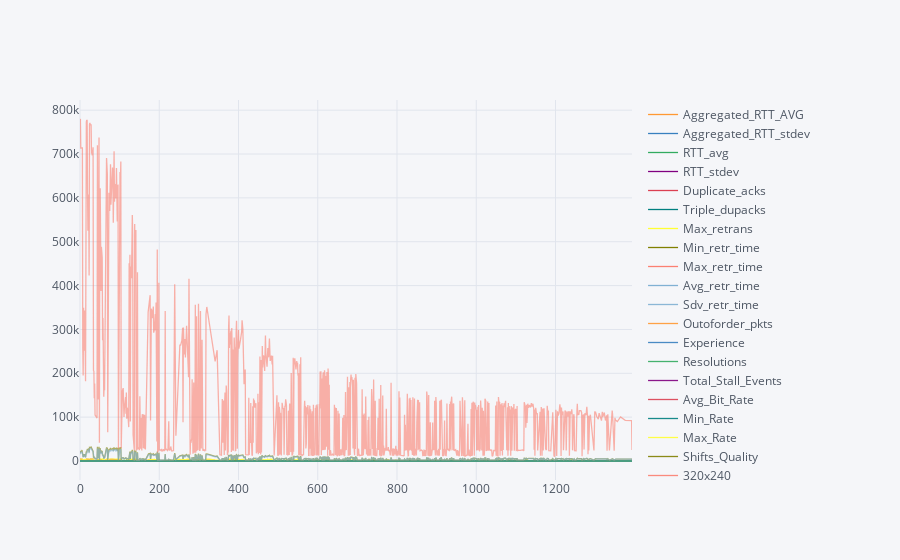

Notebook source saved alongside this figure:
### Code cell
dataset.iplot()

### Figure 1 — Plotly figure (JSON) as saved in the notebook; plotly's stock layout.template omitted (floating-point values rounded to 4 significant figures; data arrays with more than 128 entries replaced by an {"elided": "..."} marker saying what was removed)
{"data": [{"line": {"color": "rgba(255, 153, 51, 1.0)", "dash": "solid", "shape": "linear", "width": 1.3}, "mode": "lines", "name": "Aggregated_RTT_AVG", "text": "", "type": "scatter", "uid": "b8676dfb-9acd-4bae-8f81-a2488ea6470d", "x": {"elided": "1050 int values"}, "y": {"elided": "1050 float values"}}, {"line": {"color": "rgba(55, 128, 191, 1.0)", "dash": "solid", "shape": "linear", "width": 1.3}, "mode": "lines", "name": "Aggregated_RTT_stdev", "text": "", "type": "scatter", "uid": "d60fe005-26c1-42e8-834c-3f92f453c67d", "x": {"elided": "1050 int values"}, "y": {"elided": "1050 float values"}}, {"line": {"color": "rgba(50, 171, 96, 1.0)", "dash": "solid", "shape": "linear", "width": 1.3}, "mode": "lines", "name": "RTT_avg", "text": "", "type": "scatter", "uid": "57f550be-4d1b-4ebd-ad79-5910dbf0eaa7", "x": {"elided": "1050 int values"}, "y": {"elided": "1050 float values"}}, {"line": {"color": "rgba(128, 0, 128, 1.0)", "dash": "solid", "shape": "linear", "width": 1.3}, "mode": "lines", "name": "RTT_stdev", "text": "", "type": "scatter", "uid": "d9052768-fec1-46af-a6e1-4ff09d2a35cc", "x": {"elided": "1050 int values"}, "y": {"elided": "1050 float values"}}, {"line": {"color": "rgba(219, 64, 82, 1.0)", "dash": "solid", "shape": "linear", "width": 1.3}, "mode": "lines", "name": "Duplicate_acks", "text": "", "type": "scatter", "uid": "2f478c45-8a0e-4068-bf0b-20e1fa886f93", "x": {"elided": "1050 int values"}, "y": {"elided": "1050 int values"}}, {"line": {"color": "rgba(0, 128, 128, 1.0)", "dash": "solid", "shape": "linear", "width": 1.3}, "mode": "lines", "name": "Triple_dupacks", "text": "", "type": "scatter", "uid": "aad1cde5-73e1-4322-8f0a-3569d29c4feb", "x": {"elided": "1050 int values"}, "y": {"elided": "1050 int values"}}, {"line": {"color": "rgba(255, 255, 51, 1.0)", "dash": "solid", "shape": "linear", "width": 1.3}, "mode": "lines", "name": "Max_retrans", "text": "", "type": "scatter", "uid": "9bd4fcbd-59e7-455c-8de2-16c86548f9d9", "x": {"elided": "1050 int values"}, "y": {"elided": "1050 int values"}}, {"line": {"color": "rgba(128, 128, 0, 1.0)", "dash": "solid", "shape": "linear", "width": 1.3}, "mode": "lines", "name": "Min_retr_time", "text": "", "type": "scatter", "uid": "a64a3d77-9395-470c-bfa7-beebffd893e7", "x": {"elided": "1050 int values"}, "y": {"elided": "1050 int values"}}, {"line": {"color": "rgba(251, 128, 114, 1.0)", "dash": "solid", "shape": "linear", "width": 1.3}, "mode": "lines", "name": "Max_retr_time", "text": "", "type": "scatter", "uid": "a9c4d577-0b33-4cd9-b25f-871262bc4ff0", "x": {"elided": "1050 int values"}, "y": {"elided": "1050 int values"}}, {"line": {"color": "rgba(128, 177, 211, 1.0)", "dash": "solid", "shape": "linear", "width": 1.3}, "mode": "lines", "name": "Avg_retr_time", "text": "", "type": "scatter", "uid": "2c1a8505-5cb7-431c-8443-2824bf1b2ff6", "x": {"elided": "1050 int values"}, "y": {"elided": "1050 int values"}}, {"line": {"color": "rgba(128, 177, 211, 0.8999999999999999)", "dash": "solid", "shape": "linear", "width": 1.3}, "mode": "lines", "name": "Sdv_retr_time", "text": "", "type": "scatter", "uid": "4bff46bc-b8c1-41c2-be0e-764b609ead41", "x": {"elided": "1050 int values"}, "y": {"elided": "1050 int values"}}, {"line": {"color": "rgba(255, 153, 51, 0.8999999999999999)", "dash": "solid", "shape": "linear", "width": 1.3}, "mode": "lines", "name": "Outoforder_pkts", "text": "", "type": "scatter", "uid": "5bb68f5a-8c3b-469d-b3de-69b0b79b800d", "x": {"elided": "1050 int values"}, "y": {"elided": "1050 int values"}}, {"line": {"color": "rgba(55, 128, 191, 0.8999999999999999)", "dash": "solid", "shape": "linear", "width": 1.3}, "mode": "lines", "name": "Experience", "text": "", "type": "scatter", "uid": "5e6f9fcb-a978-49d8-9c92-b4c29bea4f31", "x": {"elided": "1050 int values"}, "y": {"elided": "1050 str values"}}, {"line": {"color": "rgba(50, 171, 96, 0.8999999999999999)", "dash": "solid", "shape": "linear", "width": 1.3}, "mode": "lines", "name": "Resolutions", "text": "", "type": "scatter", "uid": "07757ee9-e957-448a-a392-b0a9589793e9", "x": {"elided": "1050 int values"}, "y": {"elided": "1050 str values"}}, {"line": {"color": "rgba(128, 0, 128, 0.8999999999999999)", "dash": "solid", "shape": "linear", "width": 1.3}, "mode": "lines", "name": "Total_Stall_Events", "text": "", "type": "scatter", "uid": "8e7997c9-950e-42d3-9f8b-980bb87e2da9", "x": {"elided": "1050 int values"}, "y": {"elided": "1050 int values"}}, {"line": {"color": "rgba(219, 64, 82, 0.8999999999999999)", "dash": "solid", "shape": "linear", "width": 1.3}, "mode": "lines", "name": "Avg_Bit_Rate", "text": "", "type": "scatter", "uid": "84868337-c9bd-42e3-829b-ee897918f232", "x": {"elided": "1050 int values"}, "y": {"elided": "1050 int values"}}, {"line": {"color": "rgba(0, 128, 128, 0.8999999999999999)", "dash": "solid", "shape": "linear", "width": 1.3}, "mode": "lines", "name": "Min_Rate", "text": "", "type": "scatter", "uid": "ae471318-60ba-40c2-9665-b7fb75e8e120", "x": {"elided": "1050 int values"}, "y": {"elided": "1050 int values"}}, {"line": {"color": "rgba(255, 255, 51, 0.8999999999999999)", "dash": "solid", "shape": "linear", "width": 1.3}, "mode": "lines", "name": "Max_Rate", "text": "", "type": "scatter", "uid": "b4d2e71b-cdd6-4b04-aa24-117cbd942a4b", "x": {"elided": "1050 int values"}, "y": {"elided": "1050 int values"}}, {"line": {"color": "rgba(128, 128, 0, 0.8999999999999999)", "dash": "solid", "shape": "linear", "width": 1.3}, "mode": "lines", "name": "Shifts_Quality", "text": "", "type": "scatter", "uid": "6b2a9df4-cda5-4856-9265-bdd0aa8a69c1", "x": {"elided": "1050 int values"}, "y": {"elided": "1050 int values"}}, {"line": {"color": "rgba(251, 128, 114, 0.8999999999999999)", "dash": "solid", "shape": "linear", "width": 1.3}, "mode": "lines", "name": "320x240", "text": "", "type": "scatter", "uid": "1056ed35-c970-4a16-bd27-e3d6db29bb82", "x": {"elided": "1050 int values"}, "y": {"elided": "1050 int values"}}, {"line": {"color": "rgba(251, 128, 114, 0.7999999999999998)", "dash": "solid", "shape": "linear", "width": 1.3}, "mode": "lines", "name": "384x288", "text": "", "type": "scatter", "uid": "54fac027-865d-4ac2-8300-d18697bae007", "x": {"elided": "1050 int values"}, "y": {"elided": "1050 int values"}}, {"line": {"color": "rgba(128, 177, 211, 0.7999999999999998)", "dash": "solid", "shape": "linear", "width": 1.3}, "mode": "lines", "name": "512x384", "text": "", "type": "scatter", "uid": "0f43b1bf-0e5f-42d3-a480-9205736e217c", "x": {"elided": "1050 int values"}, "y": {"elided": "1050 int values"}}, {"line": {"color": "rgba(255, 153, 51, 0.7999999999999998)", "dash": "solid", "shape": "linear", "width": 1.3}, "mode": "lines", "name": "512x384.1", "text": "", "type": "scatter", "uid": "bdab8078-3102-4089-a3c8-a26ef23c2036", "x": {"elided": "1050 int values"}, "y": {"elided": "1050 int values"}}, {"line": {"color": "rgba(55, 128, 191, 0.7999999999999998)", "dash": "solid", "shape": "linear", "width": 1.3}, "mode": "lines", "name": "640x480", "text": "", "type": "scatter", "uid": "712dc65c-19fd-4e14-8d51-b0969bc29644", "x": {"elided": "1050 int values"}, "y": {"elided": "1050 int values"}}, {"line": {"color": "rgba(50, 171, 96, 0.7999999999999998)", "dash": "solid", "shape": "linear", "width": 1.3}, "mode": "lines", "name": "720x480", "text": "", "type": "scatter", "uid": "b2800e4b-8a6c-483c-9cf9-40c6eec402fd", "x": {"elided": "1050 int values"}, "y": {"elided": "1050 int values"}}, {"line": {"color": "rgba(128, 0, 128, 0.7999999999999998)", "dash": "solid", "shape": "linear", "width": 1.3}, "mode": "lines", "name": "1280x720", "text": "", "type": "scatter", "uid": "7c284e45-cb6c-493d-8d38-d6117f4733ff", "x": {"elided": "1050 int values"}, "y": {"elided": "1050 int values"}}, {"line": {"color": "rgba(219, 64, 82, 0.7999999999999998)", "dash": "solid", "shape": "linear", "width": 1.3}, "mode": "lines", "name": "1280x720.1", "text": "", "type": "scatter", "uid": "9302de4e-8d9a-4770-b01d-6fd424ef5ac6", "x": {"elided": "1050 int values"}, "y": {"elided": "1050 int values"}}, {"line": {"color": "rgba(0, 128, 128, 0.7999999999999998)", "dash": "solid", "shape": "linear", "width": 1.3}, "mode": "lines", "name": "1920x1080", "text": "", "type": "scatter", "uid": "01d84b81-fb4b-4e2f-9a25-fd1f44ba11ea", "x": {"elided": "1050 int values"}, "y": {"elided": "1050 int values"}}, {"line": {"color": "rgba(255, 255, 51, 0.7999999999999998)", "dash": "solid", "shape": "linear", "width": 1.3}, "mode": "lines", "name": "1920x1080.1", "text": "", "type": "scatter", "uid": "f39c992b-2930-42fb-bfb2-7351bc2e440e", "x": {"elided": "1050 int values"}, "y": {"elided": "1050 int values"}}, {"line": {"color": "rgba(128, 128, 0, 0.7999999999999998)", "dash": "solid", "shape": "linear", "width": 1.3}, "mode": "lines", "name": "Avg_stall", "text": "", "type": "scatter", "uid": "c26f4010-f212-4f24-bb55-48a1fc72c66a", "x": {"elided": "1050 int values"}, "y": {"elided": "1050 float values"}}, {"line": {"color": "rgba(128, 128, 0, 0.7)", "dash": "solid", "shape": "linear", "width": 1.3}, "mode": "lines", "name": "Min_stall", "text": "", "type": "scatter", "uid": "56ebb8a7-13f2-4405-b322-708cc66e4e15", "x": {"elided": "1050 int values"}, "y": {"elided": "1050 float values"}}, {"line": {"color": "rgba(251, 128, 114, 0.7)", "dash": "solid", "shape": "linear", "width": 1.3}, "mode": "lines", "name": "Max_tall", "text": "", "type": "scatter", "uid": "00922a4b-a799-4d6e-b332-6cd08508b9cd", "x": {"elided": "1050 int values"}, "y": {"elided": "1050 float values"}}, {"line": {"color": "rgba(128, 177, 211, 0.7)", "dash": "solid", "shape": "linear", "width": 1.3}, "mode": "lines", "name": "Total_Stalls", "text": "", "type": "scatter", "uid": "b4c261d1-a707-4a17-9950-e154962d2fb1", "x": {"elided": "1050 int values"}, "y": {"elided": "1050 float values"}}, {"line": {"color": "rgba(255, 153, 51, 0.7)", "dash": "solid", "shape": "linear", "width": 1.3}, "mode": "lines", "name": "Segments_High_or_Low_Resolutions", "text": "", "type": "scatter", "uid": "40353719-7a7b-4096-b7ca-78bfd2ac4e80", "x": {"elided": "1050 int values"}, "y": {"elided": "1050 str values"}}, {"line": {"color": "rgba(55, 128, 191, 0.7)", "dash": "solid", "shape": "linear", "width": 1.3}, "mode": "lines", "name": "Segments_in_Low", "text": "", "type": "scatter", "uid": "55d747f6-cc95-430e-aaa7-abae36a1b95e", "x": {"elided": "1050 int values"}, "y": {"elided": "1050 int values"}}, {"line": {"color": "rgba(50, 171, 96, 0.7)", "dash": "solid", "shape": "linear", "width": 1.3}, "mode": "lines", "name": "Segments_in_High", "text": "", "type": "scatter", "uid": "6c989684-8ada-4841-a2b4-8c2eeb8e414e", "x": {"elided": "1050 int values"}, "y": {"elided": "1050 int values"}}, {"line": {"color": "rgba(128, 0, 128, 0.7)", "dash": "solid", "shape": "linear", "width": 1.3}, "mode": "lines", "name": "lresolutionsbystall", "text": "", "type": "scatter", "uid": "915cddc1-a01a-4dd4-8660-9a44269a0fce", "x": {"elided": "1050 int values"}, "y": {"elided": "1050 str values"}}, {"line": {"color": "rgba(219, 64, 82, 0.7)", "dash": "solid", "shape": "linear", "width": 1.3}, "mode": "lines", "name": "Bandwidth", "text": "", "type": "scatter", "uid": "03c4aad8-e2f7-4b89-b794-dab9d77e1f8d", "x": {"elided": "1050 int values"}, "y": {"elided": "1050 str values"}}, {"line": {"color": "rgba(0, 128, 128, 0.7)", "dash": "solid", "shape": "linear", "width": 1.3}, "mode": "lines", "name": "Packetloss", "text": "", "type": "scatter", "uid": "253225f9-9b35-4667-8a9b-c72d07630ed3", "x": {"elided": "1050 int values"}, "y": {"elided": "1050 str values"}}, {"line": {"color": "rgba(255, 255, 51, 0.7)", "dash": "solid", "shape": "linear", "width": 1.3}, "mode": "lines", "name": "Hosts_Competitions", "text": "", "type": "scatter", "uid": "9e30da6e-0c4c-4fd9-bfc2-4dbd6528aabd", "x": {"elided": "1050 int values"}, "y": {"elided": "1050 str values"}}, {"line": {"color": "rgba(255, 255, 51, 0.5999999999999999)", "dash": "solid", "shape": "linear", "width": 1.3}, "mode": "lines", "name": "MPD", "text": "", "type": "scatter", "uid": "cc853ae2-225f-4130-8506-e04346ec2002", "x": {"elided": "1050 int values"}, "y": {"elided": "1050 str values"}}, {"line": {"color": "rgba(128, 128, 0, 0.5999999999999999)", "dash": "solid", "shape": "linear", "width": 1.3}, "mode": "lines", "name": "Total_Packets", "text": "", "type": "scatter", "uid": "564232e0-eb56-40d8-b153-3902a93193dd", "x": {"elided": "1050 int values"}, "y": {"elided": "1050 int values"}}, {"line": {"color": "rgba(251, 128, 114, 0.5999999999999999)", "dash": "solid", "shape": "linear", "width": 1.3}, "mode": "lines", "name": "Througput", "text": "", "type": "scatter", "uid": "a57a69fb-ac67-4621-a21d-67fa79c5549a", "x": {"elided": "1050 int values"}, "y": {"elided": "1050 int values"}}, {"line": {"color": "rgba(128, 177, 211, 0.5999999999999999)", "dash": "solid", "shape": "linear", "width": 1.3}, "mode": "lines", "name": "RTT_Samples", "text": "", "type": "scatter", "uid": "f1a7d825-4ee6-4065-bde1-a245dc3227b0", "x": {"elided": "1050 int values"}, "y": {"elided": "1050 int values"}}], "layout": {"legend": {"bgcolor": "#F5F6F9", "font": {"color": "#4D5663"}}, "paper_bgcolor": "#F5F6F9", "plot_bgcolor": "#F5F6F9", "title": {"font": {"color": "#4D5663"}}, "xaxis": {"gridcolor": "#E1E5ED", "showgrid": true, "tickfont": {"color": "#4D5663"}, "title": {"font": {"color": "#4D5663"}, "text": ""}, "zerolinecolor": "#E1E5ED"}, "yaxis": {"gridcolor": "#E1E5ED", "showgrid": true, "tickfont": {"color": "#4D5663"}, "title": {"font": {"color": "#4D5663"}, "text": ""}, "zerolinecolor": "#E1E5ED"}}}
